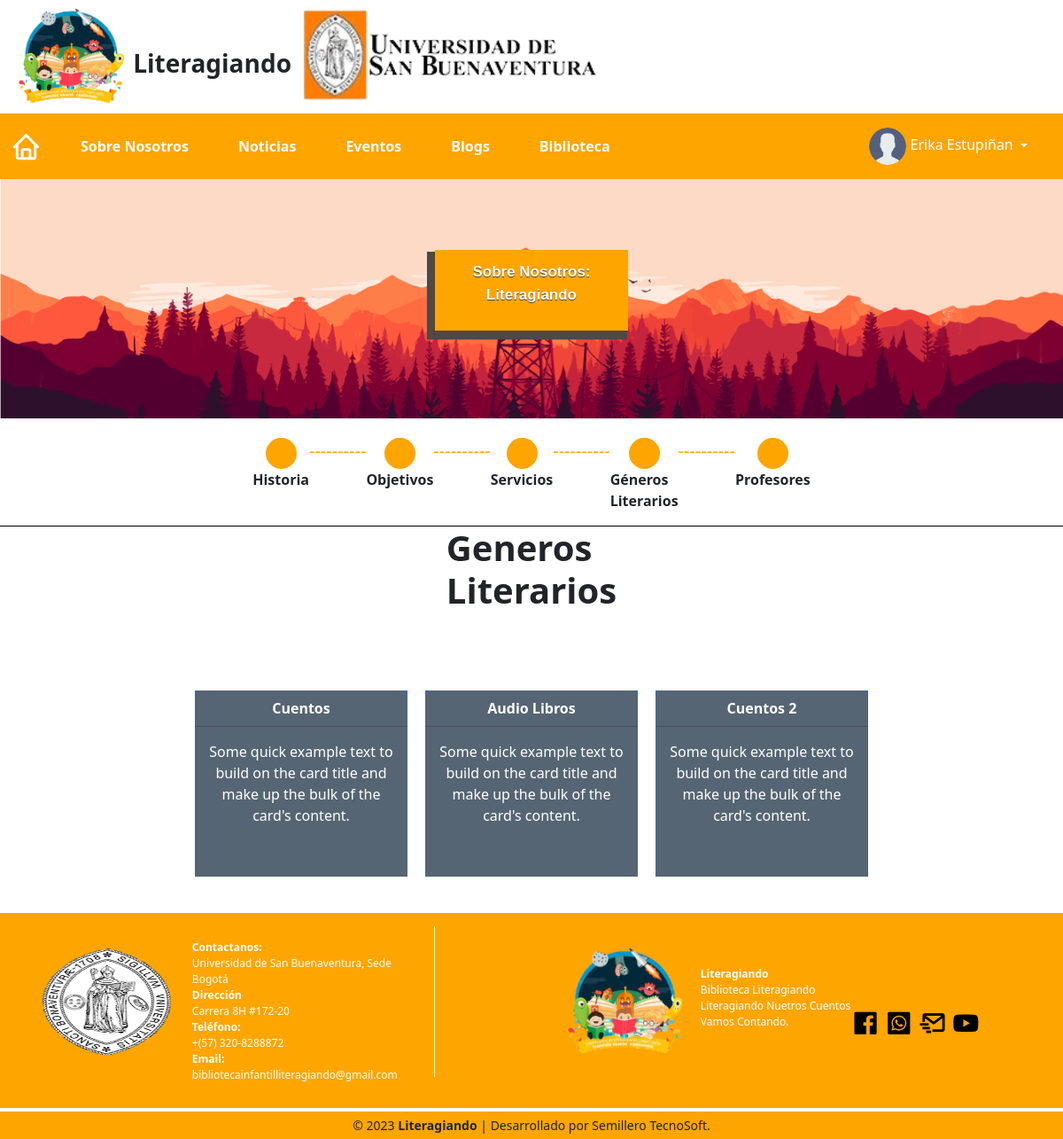
/Views/Home/TimeLine/generos_li.php (signed in), run on the app's committed database.
### tables this page shows
CREATE TABLE `usuario` (
  `identificacion` int(20) NOT NULL,
  `id_usuario` int(11) NOT NULL,
  `nombre_completo` varchar(200) NOT NULL,
  `direccion_usuario` varchar(200) NOT NULL,
  `telefono` bigint(11) NOT NULL,
  `usuario` varchar(200) NOT NULL,
  `correo` varchar(200) NOT NULL,
  `password` varchar(500) NOT NULL,
  `estado` tinyint(4) NOT NULL DEFAULT 1,
  `foto_perfil` varchar(200) NOT NULL DEFAULT '/Literagiando/Resources/img/User.png',
  `fecha_registro` timestamp NOT NULL DEFAULT current_timestamp(),
  `idtipodedocumento` int(11) NOT NULL,
  `rol` int(11) NOT NULL DEFAULT 2,
  `sexo` varchar(10) NOT NULL DEFAULT 'Femenino',
  `acceso` bigint(20) NOT NULL DEFAULT 1
);

CREATE TABLE `sobrenosotros` (
  `id_sobre_nosotros` int(11) NOT NULL,
  `titulo_general` varchar(200) NOT NULL,
  `imagen` varchar(200) NOT NULL,
  `titulo_historia` varchar(100) NOT NULL,
  `detalle_historia` varchar(2000) NOT NULL
);

CREATE TABLE `generos_literarios` (
  `id_generos` int(11) NOT NULL,
  `tipo_genero` varchar(45) NOT NULL,
  `detalle_genero` varchar(1000) NOT NULL,
  `activo` tinyint(1) NOT NULL DEFAULT 1
);

### App/Controllers/Login/AuthController.php (called while the page is built, shortened)
<?php
$server = "localhost";
$userRoot = "root";
$password = "";
$db = "literagiando";
$conexion = new mysqli($server, $userRoot, $password, $db);
function obtenerDatos($correoU) {
    $correo = $_SESSION['correo'];
    global $conexion;
    $sql = "SELECT usuario.* , roles.nombre_rol  FROM usuario JOIN roles  ON roles.idrol = usuario.rol WHERE correo = ?";
    $stmt = $conexion->prepare($sql);
    if ($stmt) {
        $stmt->bind_param("s", $correo);
        $stmt->execute();
        $result = $stmt->get_result();
        if ($result) {
            $row = $result->fetch_assoc();
        } else {
            echo "Error executing the query: " . $conexion->error;
        }
    } else {
        echo "Error preparing the statement: " . $conexion->error;
    }
    $sql_paginas = "SELECT * FROM pagina ORDER by id_pagina";
    $stmt = $conexion->prepare($sql_paginas);
    if ($stmt) {
        $stmt->execute();
        $result = $stmt->get_result();
        $paginas = $result->fetch_all(MYSQLI_ASSOC);
    } else {
        echo "Error preparing the statement: " . $conexion->error;
    }
    $salida = array(
        'datos' => $row,
        'paginas' => $paginas
    );
    return $salida;
}
?>

### App/Controllers/HomeController.php (called while the page is built, shortened)
<?php
require_once (__DIR__ .'/../Models/HomeModel.php');
class HomeController extends HomeModel{
    private $eventModel;
    private $respuesta;
    public function __construct()
    {
        $this->eventModel = new HomeModel();
    }
    public function ObtenerSobre_nosotrosController()
    {
        try{
            $resultados = $this->eventModel->ObtenerSobre_nosotros();
            $this->respuesta = array(
                "state" => true,
                "sobre_nosotros" => $resultados
            );
        }catch (PDOException $pdoEx){
            $this->respuesta = array (
                "state" => false,
                "mensaje" => $pdoEx->getMessage()
            );
        }
        return $this->respuesta;
    }
    public function ObtenerGenerosController()
    {
        try{
            $resultados = $this->eventModel->ObtenerGeneros();
            $this->respuesta = array(
                "state" => true,
                "sobre_nosotros" => $resultados
            );
        }catch (PDOException $pdoEx){
            $this->respuesta = array (
                "state" => false,
                "mensaje" => $pdoEx->getMessage()
            );
        }
        return $this->respuesta;
    }
}
?>

### App/Models/Database.php (called while the page is built, shortened)
<?php
    class Database{
        private function conectar(){
            $basedatos = new PDO('mysql:host='.DB_HOST.':'.DB_PORT.';'.'dbname='.DB_DATABASE.';charset='.CHARSET.'',DB_USER,DB_PASS);
            return $basedatos;
        }
        public function EjecutarSPSinParams($consulta){
            try{
                $conexion = $this->conectar();
                $conexion->setAttribute(PDO::ATTR_ERRMODE, PDO::ERRMODE_EXCEPTION);
                $sentencia = $conexion->prepare($consulta);
                $sentencia->execute();
                $respuesta = $sentencia->fetchAll(PDO::FETCH_ASSOC);
                return $respuesta;
            }catch(PDOException $exception) {
                return $exception;
            }
        }
    }
?>

### App/Models/HomeModel.php (called while the page is built, shortened)
<?php
require_once (__DIR__ .'/../Models/Database.php');
class HomeModel {
    private $conexion;
    public function __construct()
    {
        $this->conexion = new Database();
    }
    public function ObtenerSobre_nosotros(){
        $consulta = "SELECT * FROM sobrenosotros";
        $respuesta = $this->conexion->EjecutarSPSinParams($consulta);
        return $respuesta;
    }
    public function ObtenerGeneros(){
        $consulta = "SELECT * FROM generos_literarios";
        $respuesta = $this->conexion->EjecutarSPSinParams($consulta);
        return $respuesta;
    }
}
?>

### Views/Home/TimeLine/generos_li.php (the view, shortened to what this page needs)
<?php
include '../header.php';
include 'timelineInfo.php';
$arrayDividido = $homeController->ObtenerGenerosController();
if($arrayDividido['state'] === true){
    $arrayDividido = $arrayDividido['sobre_nosotros'];
}
foreach ($arrayDividido as $key => $values) {
    if (isset($values['activo']) && $values['activo'] == '0') {
        unset($arrayDividido[$key]);
    }
}
?>
<div class="content-title-generos">
    <h1><strong>Generos <p>Literarios</p></strong></h1>
</div>
<div class="content-slide-generos">
<?php $i = 0;
    foreach($arrayDividido as $titulo){?>
        <div class="card text-bg-primary mb-3" style="max-width: 18rem;">
            <div class="card-header"><strong><?php echo $titulo['tipo_genero'];?></strong></div>
            <div class="card-body">
                <p class="card-text"><?php echo $titulo['detalle_genero'];?></p>
            </div>
        </div>
<?php  $i++;}?>
</div>
<?php include '../footer.php'; ?>

### Views/Home/header.php (shortened to what this page needs)
<?php
    require_once (__DIR__.'/../../App/Controllers/Login/AuthController.php');
    if (isset($_SESSION['correo'])) {
        $correo = $_SESSION['correo'];
        $row = obtenerDatos($correo);
        $row = $row['datos'];
    }
    include_once __DIR__ . '/../Login/login.php';
?>
<!DOCTYPE html>
<html lang="es">
<head>
    <link rel="stylesheet" type="text/css" href="/Literagiando/Resources/css/home.css">
    <link rel="stylesheet" type="text/css" href="/Literagiando/Resources/css/timeline.css">
    <link rel="stylesheet" type="text/css" href="/Literagiando/Resources/css/RegisterLog.css">
    <link rel="stylesheet" type="text/css" href="/Literagiando/Resources/css/video-min.css">
    <link href="https://cdn.jsdelivr.net/npm/bootstrap@5.3.2/dist/css/bootstrap.min.css" rel="stylesheet">
    <link rel="stylesheet" href="https://cdn.jsdelivr.net/npm/bootstrap-icons@1.11.1/font/bootstrap-icons.css">
    <link href='https://unpkg.com/boxicons@2.0.7/css/boxicons.min.css' rel='stylesheet'>
</head>
<body>
        <div class="content-logo" onclick="window.location.href='/Literagiando/Views/Home/index.php';" style="cursor: pointer;" role="button">
            <div class="logo-litera">
                <img src="/Literagiando/Resources/img/Logo_Literagiando.png" alt="Imagen">
            </div>
            <div class="title-litera">
            <strong>Literagiando</strong>
            </div>
            <div class="logo-uni">
                <img src="/Literagiando/Resources/img/Logo-Uni.png" alt="Imagen">
            </div>
        </div>
        <nav class="navbar navbar-expand-lg">
            <div class="container-fluid">
                <a id="btnInicio" class="navbar-brand" href="/Literagiando/Views/Home/index.php" class="boton-modal"><i class='bx bx-home' ></i></a>
                <div class="collapse navbar-collapse" id="navbarSupportedContent">
                <ul class="navbar-nav me-auto mb-2 mb-lg-0">
                    <li class="nav-item">
                    <a id="btnSobreNosotros" class="nav-link active" aria-current="page" href="/Literagiando/Views/Home/TimeLine/historia.php"><strong>Sobre Nosotros</strong></a>
                    </li>
                    <li class="nav-item">
                    <a id="btnNoticias" class="nav-link" href="/Literagiando/Views/Home/Noticias/noticias.php"><strong>Noticias</strong></a>
                    </li>
                    <li class="nav-item">
                    <a id="btnEventos" class="nav-link" href="/Literagiando/Views/Home/Eventos/eventos.php"><strong>Eventos</strong></a>
                    </li>
                    <li class="nav-item">
                    <a id="btnBlog" class="nav-link" href="/Literagiando/Views/Home/Blog/blogs.php"><strong>Blogs</strong></a>
                    </li>
                    <li class="nav-item">
                    <a id="btnBiblioteca" class="nav-link" href="/Literagiando/literagiando59/login.php"><strong>Biblioteca</strong></a>
                    </li>
                </ul>
                <?php if (!isset($rol)) { ?>
                    <ul class="navbar-nav">
                        <li class="nav-item">
                            <a id="btnIncioDeSesionVideo" class="nav-link" href="#" data-bs-toggle="modal" data-bs-target="#LoginModal">
                                <strong>Iniciar Sesión</strong> <i class='bx bx-user'></i>
                            </a>
                        </li>
                    </ul>
                <?php } else { ?>
                    <ul class="navbar-nav ms-auto">
                        <li class="nav-item dropdown ms-auto">
                            <a class="nav-link dropdown-toggle" href="#" role="button" data-bs-toggle="dropdown" aria-expanded="false">
                                <img src="<?php echo $row['foto_perfil'] ?>" alt="" class="img-fluid rounded-circle avatar mr-2">
                                <?php echo $row['nombre_completo'] ?>
                            </a>
                        </li>
                    </ul>
                <?php } ?>
            </div>
        </nav>

### Views/Home/TimeLine/timelineInfo.php
<?php
require_once (__DIR__ . '../../../../App/Controllers/HomeController.php');
$homeController = new HomeController();
$sobre_nosotros = $homeController->ObtenerSobre_nosotrosController();
if($sobre_nosotros['state']==true){
    $sobre_nosotros = $sobre_nosotros['sobre_nosotros'][0];}
?>
<div class="container-blog" style="background-image: url(<?php echo $sobre_nosotros['imagen'];?>);" >
<button id="btn-nosotros"><strong>Sobre Nosotros: <p><?php echo $sobre_nosotros['titulo_general'];?></p></strong></button>
</div>
<div class="line-time">
    <div class="item-nav">
        <div class="icon">
            <a href="../TimeLine/historia.php" id="btnHistoriaVideo"><i class="bi bi-circle-fill "></i></a>
        </div>
        <div class="title-icon">
            <Strong>Historia</Strong>
        </div>
    </div>
    <h5>----------</h5>
    <div class="item-nav">
        <div class="icon">
            <a href="../TimeLine/objetivos.php" id="btnObjetivoVideo"><i class="bi bi-circle-fill "></i></a>
        </div>
        <div class="title-icon">
            <Strong>Objetivos</Strong>
        </div>
    </div>
    <h5>----------</h5>
    <div class="item-nav">
        <div class="icon">
            <a href="../TimeLine/servicios.php" id="btnServiciosVideo"><i class="bi bi-circle-fill "></i></a>
        </div>
        <div class="title-icon">
            <Strong>Servicios</Strong>
        </div>
    </div>
    <h5>----------</h5>
    <div class="item-nav">
        <div class="icon">
            <a href="../TimeLine/generos_li.php" id="btnGenerosVideo"><i class="bi bi-circle-fill "></i></a>
        </div>
        <div class="title-icon">
            <Strong>Géneros <p>Literarios</p></Strong>
        </div>
    </div>
    <h5>----------</h5>
    <div class="item-nav">
        <div class="icon">
            <a href="../TimeLine/profesores.php" id="btnProfesorasVideo"><i class="bi bi-circle-fill "></i></a>
        </div>
        <div class="title-icon">
            <Strong>Profesores</Strong>
        </div>
    </div>
</div>

### Resources/css/home.css (style rules this page uses)
:root { --dark-text: #f8fbff; --light-body: #f3f8fe; --light-main: #fdfdfd; --light-second: #c3c2c8; --light-hover: #f0f0f0; --light-text: #151426; --light-btn: orange; --blue: #0000ff; --white: #fff; --shadow: rgba(100, 100, 111, 0.2) 0px 7px 29px 0px; }
* { margin: 0; padding: 0; box-sizing: border-box; font-family: 'Source Code Pro', monospace" }
.content-logo { display: flex; margin-top: 10px; margin-left: 20px; }
.content-logo .logo-litera img { display: flex; width: 40%; }
.content-logo .logo-uni img { width: 130%; margin-left: 10px; }
.content-logo .title-litera { display: flex; width: 10px; justify-content: right; text-align: center; margin-top: 40px; font-size: 28px; }
.navbar-expand-lg { margin-top: 10px; background: orange; }
.navbar-expand-lg .avatar { max-width: 42px; }
.navbar .navbar-nav .nav-item .nav-link { color: white; }
.bx-home:before { color: white; font-size: 35px; }
.nav-item { margin: 0px 20px; }
.content-slide-generos { display: flex; width: 85%; flex-wrap: wrap; align-content: flex-start; justify-content: center; justify-items: center; margin-top: 55px; position: relative; left: 50%; transform: translateX(-50%); }
.content-slide-generos .card { width: 240px; height: 210px; border: 0px; margin: 0px 10px; margin-top: 10px; border-radius: 0px; }
.content-slide-generos .card-header { display: flex; justify-content: center; background: #566573 ; }
.content-slide-generos .card-body { display: flex; justify-content: center; text-align: center; background: #566573 ; }

### Resources/css/timeline.css (style rules this page uses)
* { margin: 0; padding: 0; box-sizing: border-box; font-family: 'Source Code Pro', monospace" }
.container-blog { display: flex; height: 270px; background-image: url(/Literagiando/Storage/img-home/niños.jpeg); justify-content: center; background-size: cover; background-position: center center; }
#btn-nosotros { box-shadow: -5px 6px 0px 4px #4e4848; background: orange; border:1px solid orange; display:inline-block; cursor:pointer; color:#ffffff; font-family:Arial; font-size:17px; padding:11px 41px; text-decoration:none; margin-top: 80px; text-shadow:0px 1px 0px #463f3e; position: absolute; z-index: 2; }
.line-time { display: flex; justify-content: center; justify-items: center; border-bottom: 1px solid black; }
.line-time .item-nav { margin-top: 12px; }
.line-time h5 { width: auto; color: orange; margin-top: 25px; }
.line-time .icon a { width: 35px; height: 35px; border: none; font-size: 15px; border-radius: 50%; text-align: center; background: orange; }
.line-time .icon { display: grid; place-items: center; margin-top: 10px; }
.line-time .bi-circle-fill { font-size: 25px; color: orange; }
.line-time .bi-circle-fill::before { content: "\f287"; vertical-align: -0.02em; }
.content-title-generos { display: flex; justify-content: center; }

### Resources/css/RegisterLog.css (style rules this page uses)
* { margin: 0; padding: 0; box-sizing: border-box; font-family: 'Source Code Pro', monospace" }

### data on the page
usuario: foto_perfil (placeholder picture), nombre_completo "Erika Estupiñan"
sobrenosotros: imagen (picture), titulo_general "Literagiando"
generos_literarios: tipo_genero "Cuentos", detalle_genero "Some quick example text to build on the card title and make up the bulk of the card's content."
generos_literarios: tipo_genero "Audio Libros", detalle_genero "Some quick example text to build on the card title and make up the bulk of the card's content."
generos_literarios: tipo_genero "Cuentos 2", detalle_genero "Some quick example text to build on the card title and make up the bulk of the card's content."
